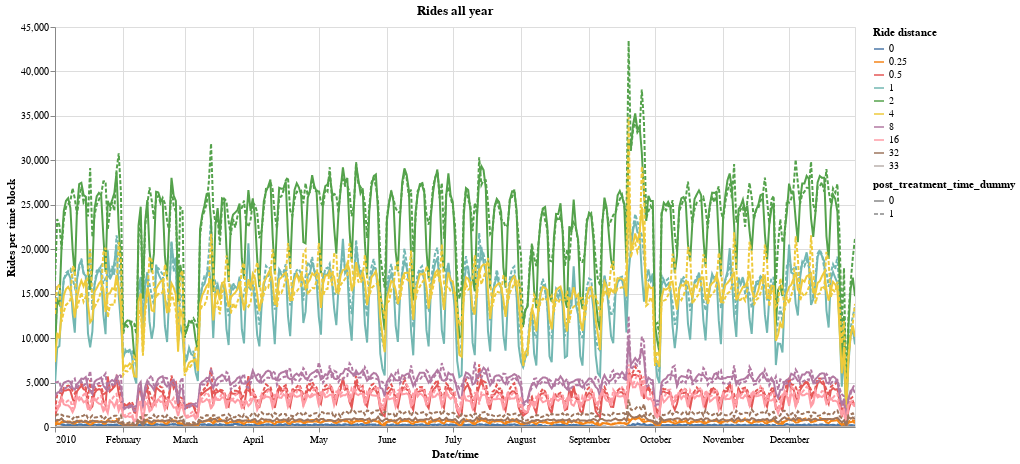

Here is the notebook cell this chart was saved with:
### Code cell
alt.data_transformers.disable_max_rows()
#line = alt.Chart(pd.DataFrame({'x': [str(b)]})).mark_rule().encode(x=alt.X('x:T', title='') )    

# https://altair-viz.github.io/user_guide/times_and_dates.html
rides = alt.Chart(df_rides, title='Rides all year').mark_line().encode(
    #x=alt.X('hoursminutes(pickup_datetime_1min):Q', title='Date/time', 
    #x=alt.X('utchoursminutes(pickup_datetime_1min_str):T', title='Date/time', 
    x=alt.X('pickup_date:T', title='Date/time', 
            axis=alt.Axis(
                        tickCount=18,
                    )
            ), 
    #x=alt.X('sequence:Q', axis=None, title='Date/time' ),     
    y=alt.Y('RidesCount:Q', title='Rides per time block'),
    color=alt.Color('comp_dist_bins:N', title='Ride distance') ,
    strokeDash='post_treatment_time_dummy'
    # scale=alt.Scale(
    #                                         domain=['Week before', 'Current week', 'Week after'],
    #                                         range=['#DB9EA6 ', '#FFE303', '#adc0d8']))
).properties(
width=800,
    height=400
).interactive()


(rides).display()

### Figure 1 — Vega-Lite specification as saved in the notebook (floating-point values rounded to 4 significant figures; data arrays with more than 128 entries replaced by an {"elided": "..."} marker saying what was removed)
{"config": {"view": {"continuousWidth": 400, "continuousHeight": 300}}, "data": {"name": "data-ff4aacda54d4b694943fade8291fa5ed"}, "mark": "line", "encoding": {"color": {"type": "nominal", "field": "comp_dist_bins", "title": "Ride distance"}, "strokeDash": {"type": "quantitative", "field": "post_treatment_time_dummy"}, "x": {"type": "temporal", "axis": {"tickCount": 18}, "field": "pickup_date", "title": "Date/time"}, "y": {"type": "quantitative", "field": "RidesCount", "title": "Rides per time block"}}, "height": 400, "selection": {"selector001": {"type": "interval", "bind": "scales", "encodings": ["x", "y"]}}, "title": "Rides all year", "width": 800, "$schema": "https://vega.github.io/schema/vega-lite/v4.8.1.json", "datasets": {"data-ff4aacda54d4b694943fade8291fa5ed": {"elided": "7298 records"}}}
